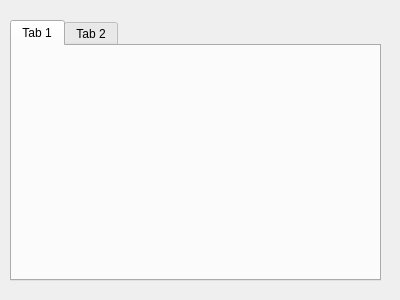
<?xml version="1.0" encoding="UTF-8"?>
<ui version="4.0">
 <class>Form</class>
 <widget class="QWidget" name="Form">
  <property name="geometry">
   <rect>
    <x>0</x>
    <y>0</y>
    <width>400</width>
    <height>300</height>
   </rect>
  </property>
  <property name="windowTitle">
   <string>Form</string>
  </property>
  <widget class="QTabWidget" name="tabWidget">
   <property name="geometry">
    <rect>
     <x>10</x>
     <y>20</y>
     <width>371</width>
     <height>261</height>
    </rect>
   </property>
   <property name="currentIndex">
    <number>0</number>
   </property>
   <widget class="QWidget" name="tab">
    <attribute name="title">
     <string>Tab 1</string>
    </attribute>
   </widget>
   <widget class="QWidget" name="tab_2">
    <attribute name="title">
     <string>Tab 2</string>
    </attribute>
   </widget>
  </widget>
 </widget>
 <resources/>
 <connections/>
</ui>
